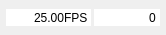
<?xml version="1.0" encoding="UTF-8"?>
<ui version="4.0">
 <class>TimelineControls</class>
 <widget class="QWidget" name="TimelineControls">
  <property name="geometry">
   <rect>
    <x>0</x>
    <y>0</y>
    <width>166</width>
    <height>35</height>
   </rect>
  </property>
  <property name="sizePolicy">
   <sizepolicy hsizetype="Fixed" vsizetype="Fixed">
    <horstretch>0</horstretch>
    <verstretch>0</verstretch>
   </sizepolicy>
  </property>
  <property name="maximumSize">
   <size>
    <width>16777215</width>
    <height>16777215</height>
   </size>
  </property>
  <property name="windowTitle">
   <string>Form</string>
  </property>
  <layout class="QHBoxLayout" name="horizontalLayout">
   <property name="spacing">
    <number>3</number>
   </property>
   <property name="margin">
    <number>6</number>
   </property>
   <item>
    <widget class="QDoubleSpinBox" name="framerateSpinBox">
     <property name="frame">
      <bool>false</bool>
     </property>
     <property name="alignment">
      <set>Qt::AlignRight|Qt::AlignTrailing|Qt::AlignVCenter</set>
     </property>
     <property name="buttonSymbols">
      <enum>QAbstractSpinBox::NoButtons</enum>
     </property>
     <property name="suffix">
      <string>FPS</string>
     </property>
     <property name="decimals">
      <number>2</number>
     </property>
     <property name="maximum">
      <double>9999999.000000000000000</double>
     </property>
     <property name="value">
      <double>25.000000000000000</double>
     </property>
    </widget>
   </item>
   <item>
    <widget class="QSpinBox" name="frameSpinBox">
     <property name="sizePolicy">
      <sizepolicy hsizetype="Minimum" vsizetype="Fixed">
       <horstretch>0</horstretch>
       <verstretch>0</verstretch>
      </sizepolicy>
     </property>
     <property name="wrapping">
      <bool>false</bool>
     </property>
     <property name="frame">
      <bool>false</bool>
     </property>
     <property name="alignment">
      <set>Qt::AlignRight|Qt::AlignTrailing|Qt::AlignVCenter</set>
     </property>
     <property name="buttonSymbols">
      <enum>QAbstractSpinBox::NoButtons</enum>
     </property>
     <property name="specialValueText">
      <string/>
     </property>
     <property name="suffix">
      <string/>
     </property>
     <property name="prefix">
      <string notr="true"/>
     </property>
     <property name="maximum">
      <number>999999999</number>
     </property>
    </widget>
   </item>
  </layout>
 </widget>
 <resources>
  <include location="../../../../resources.qrc"/>
 </resources>
 <connections/>
</ui>
